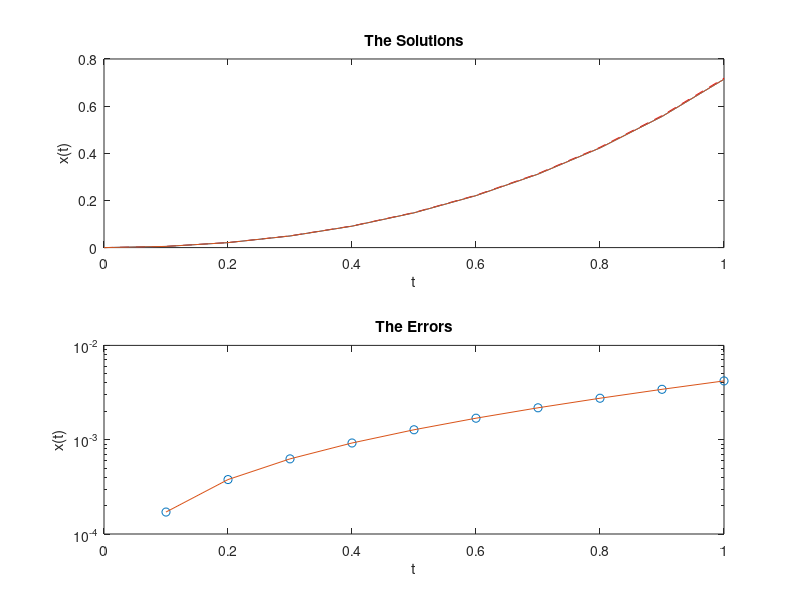

MATLAB code for this plot:
f = @(t,x) x+t; 
f1 = @(t,x) f(t,x) + 1; %f2 = @(t,x) f1(t,x); f3= @(t,x) f2(t,x);
%T1 = @(t,x,h) x + h*f(t,x); 
T2 = @(t,x,h) x + h*f(t,x) + h^2/2*f1(t,x);
%T3 = @(t,x,h) x + h*f(t,x) + h^2/2*f1(t,x)+ h^3/6*f2(t,x);
%T4 = @(t,x,h) x + h*f(t,x) + h^2/2*f1(t,x)+ h^3/6*f2(t,x)+h^4/24*f3(t,x);
x0 = 0; k = 0; E = zeros(6,4); h = 0.1; t = 0; rk = 0; s2 = x0;%exact soln
    for n = 1:1/h
        s2(n+1) = T2(t(n),s2(n),h);
        t(n+1) = t(n)+h;
        k1 = f(t(n),rk(n));
        k2 = f(t(n) + h, rk(n) + h*k1);
        rk(n+1) = rk(n) + h/2*(k1+k2);
    end
s = -t -1 + exp(t);
subplot(2,1,1), plot(t,s,'r--',t,s2,t,rk);
title("The Solutions");
xlabel('t'); ylabel('x(t)');
subplot(2,1,2), semilogy(t,abs(s-s2),'o',t,abs(s-rk));
title("The Errors");
xlabel('t'); ylabel('x(t)');